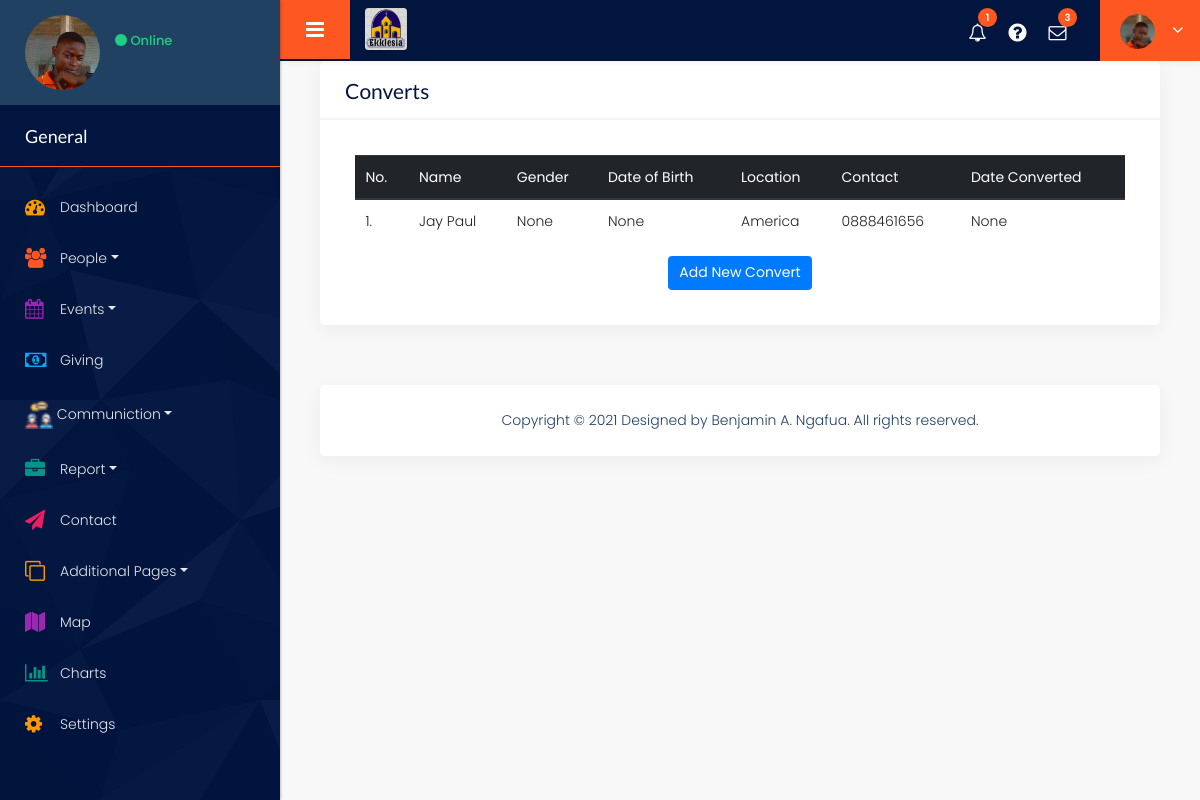
The app's page /convert, older data.
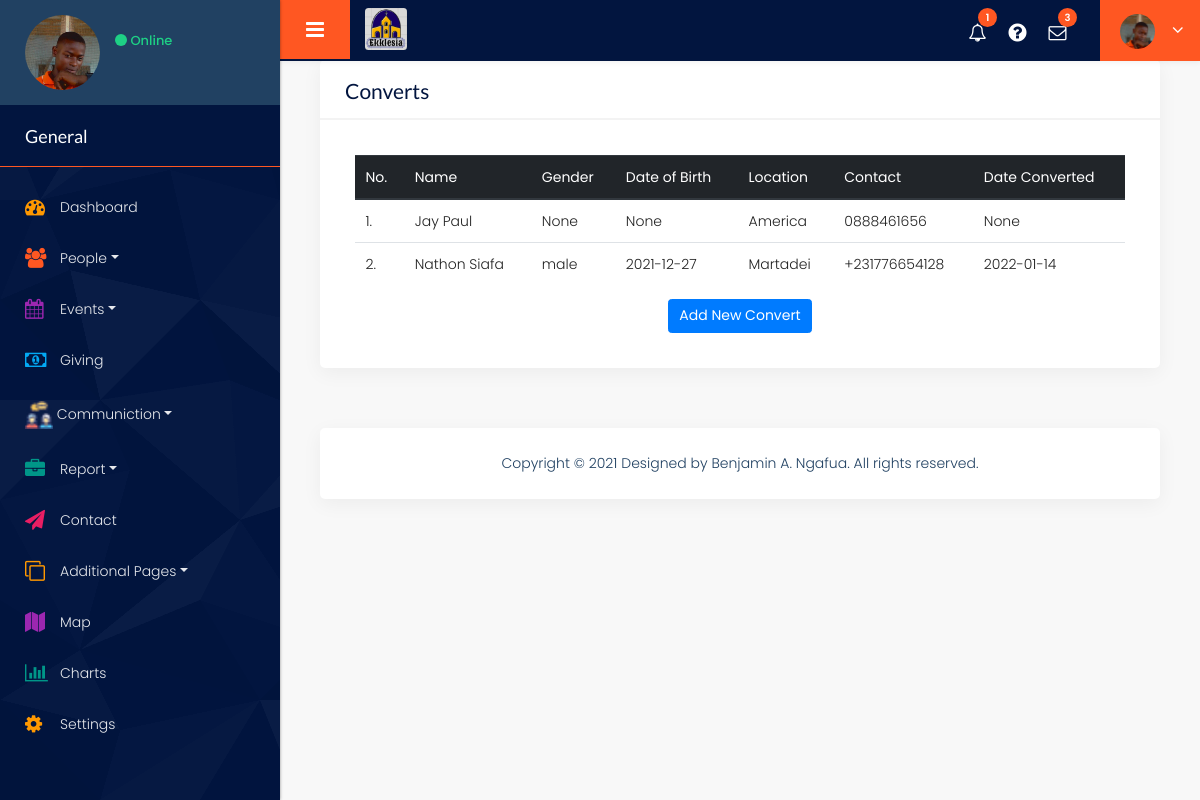
The same page, newer data.
### tables this page shows
CREATE TABLE new_convert (
        id INTEGER NOT NULL, 
        name VARCHAR(150), 
        contact VARCHAR(150), 
        location VARCHAR(150),  
        date_of_birth VARCHAR(150), 
        gender VARCHAR(150), 
        joined_date DATETIME, 
        PRIMARY KEY (id)
);

### churchAPP/views.py (the view)
@views.route("/convert")
def displayNewConverts():
    return convert()

### churchAPP/controller.py (called while the page is built)
def convert():
    convert = db.execute("SELECT * FROM new_convert ORDER BY joined_date")
    return render_template("new-convert.html", converts=convert)

### churchAPP/views.py (called while the page is built)
@views.app_context_processor
def notifyUpdate():
    notify = len(db.execute("SELECT * FROM offering;"))
    return  dict(notify=notify)

### churchAPP/templates/new-convert.html
{% extends "layout.html" %} {% block innerContaint %}
<div class="container-fluid">
    <div class="row">
        <div class="col-md-12">
            <div class="white_shd full margin_bottom_30">
                <div class="full graph_head">
                    <div class="heading1 margin_0">
                        <h2>Converts</h2>
                    </div>
                </div>
                <div class="table_section padding_infor_info">
                    <div class="table-responsive-sm">
                        <table class="table">
                            <thead class="thead-dark">
                                <tr>
                                    <th>No.</th>
                                    <th>Name</th>
                                    <th>Gender</th>
                                    <th>Date of Birth</th>
                                    <th>Location</th>
                                    <th>Contact</th>
                                    <th>Date Converted</th>
                                </tr>
                            </thead>
                            <tbody>
                                {% for convert in converts %}
                                <tr>
                                    <td>{{convert.id}}.</td>
                                    <td>{{convert.name}}</td>
                                    <td>{{convert.gender}}</td>
                                    <td>{{convert.date_of_birth}}</td>
                                    <td>{{convert.location}}</td>
                                    <td>{{convert.contact}}</td>
                                    <td>{{convert.joined_date}}</td>
                                </tr>
                                {% endfor %}
                            </tbody>
                        </table>
                        <div class="button_block center"><button type="button" class="btn cur-p btn-primary"><a href="/add-new-convert" id="a">Add New Convert</a></button></div>
                    </div>
                </div>
            </div>
        </div>
    </div>
</div>
{% endblock %}

### churchAPP/templates/layout.html (shortened to what this page needs)
<!DOCTYPE html>
<html lang="en">
<head>
    <link rel="stylesheet" href="{{url_for('static', filename='css/bootstrap.min.css')}}" />
    <link rel="stylesheet" href="{{url_for('static', filename='css/color_2.css')}}" />
    <link rel="stylesheet" href="{{url_for('static', filename='css/bootstrap-select.css')}}" />
    <link rel="stylesheet" href="{{url_for('static', filename='css/perfect-scrollbar.css')}}" />
    <link rel="stylesheet" href="{{url_for('static', filename='css/custom.css')}}" />
    <link rel="stylesheet" href="{{url_for('static', filename='css/semantic.min.css')}}" />
    <link rel="stylesheet" href="{{url_for('static', filename='css/jquery.fancybox.css')}}" />
    <link rel="stylesheet" href="{{url_for('static', filename='style.css')}}" />
    <link rel="stylesheet" href="{{url_for('static', filename='css/responsive.css')}}" />
</head>
<body class="dashboard dashboard_1">
    <div class="full_container">
        <div class="inner_container">
            <nav id="sidebar" id="bbg">
                <div class="sidebar_blog_1">
                    <div class="sidebar_user_info">
                        <div class="user_profle_side">
                            <div class="user_img"><img class="img-responsive" src="{{url_for('static', filename='images/layout_img/user_img.jpg')}}" alt="#" /></div>
                            <div class="user_info">
                                <p><span class="online_animation"></span> Online</p>
                            </div>
                        </div>
                    </div>
                </div>
                <div class="sidebar_blog_2">
                    <h4>General</h4>
                    <ul class="list-unstyled components">
                        <li class="active"><a href="/home"><i class="fa fa-dashboard yellow_color"></i> <span>Dashboard</span></a></li>
                        <li><a href="#element" data-toggle="collapse" aria-expanded="false" class="dropdown-toggle"><i class="fa fa-users orange_color"> </i> <span>People</span></a>
                        </li>
                        <li><a href="#events" data-toggle="collapse" aria-expanded="false" class="dropdown-toggle"><i class="fa fa-calendar purple_color2"></i> <span>Events</span></a>
                        </li>
                        <li><a href="/offering"><i class="fa fa-money blue2_color"></i> <span>Giving</span></a>
                        </li>
                        <li>
                            <a href="#apps" data-toggle="collapse" aria-expanded="false" class="dropdown-toggle"><img style="width: 2rem;" src="{{url_for('static', filename='images/layout_img/communication.png')}}" alt=""> <span>Communiction</span></a>
                        </li>
                        <li><a href="#report" data-toggle="collapse" aria-expanded="false" class="dropdown-toggle"><i class="fa fa-briefcase  green_color"></i> <span>Report</span></a>
                        </li>
                        <li>
                            <a href="/contact">
                                <i class="fa fa-paper-plane red_color"></i> <span>Contact</span></a>
                        </li>
                        <li class="active"><a href="#additional_page" data-toggle="collapse" aria-expanded="false" class="dropdown-toggle"><i class="fa fa-clone yellow_color"></i> <span>Additional Pages</span></a>
                        </li>
                        <li><a href="/map"><i class="fa fa-map purple_color2"></i> <span>Map</span></a></li>
                        <li><a href="/charts"><i class="fa fa-bar-chart-o green_color"></i> <span>Charts</span></a></li>
                        <li><a href="/settings"><i class="fa fa-cog yellow_color"></i> <span>Settings</span></a></li>
                    </ul>
                </div>
            </nav>
            <div id="content">
                <div class="topbar">
                    <nav class="navbar navbar-expand-lg navbar-light">
                        <div class="full">
                            <button type="button" id="sidebarCollapse" class="sidebar_toggle"><i class="fa fa-bars"></i></button>
                            <div class="logo_section">
                                <a href="/home"><img class="img-responsive rounded" src="{{url_for('static', filename='images/logo/logo.png')}}" alt="#" /></a>
                            </div>
                            <div class="right_topbar">
                                <div class="icon_info">
                                    <ul>
                                        <li title="notitifications"><a href="/notification"><i class="fa fa-bell-o"></i><span class="badge"  onclick="javascript:this.innerHTML = 0">{{notify}}</span></a></li>
                                        <li><a href="#"><i class="fa fa-question-circle"></i></a></li>
                                        <li><a href="#"><i class="fa fa-envelope-o"></i><span class="badge">3</span></a></li>
                                    </ul>
                                    <ul class="user_profile_dd">
                                        <li>
                                            <a class="dropdown-toggle" data-toggle="dropdown"><img class="img-responsive rounded-circle" src="{{url_for('static', filename='images/layout_img/user_img.jpg')}}" alt="#" /></a>
                                        </li>
                                    </ul>
                                </div>
                            </div>
                        </div>
                    </nav>
                </div>
                <div class="midde_cont">
                    {% block innerContaint %} {% endblock %}
                    <div class="container-fluid text-warning">
                        <div class="footer">
                            <p>Copyright © 2021 Designed by Benjamin A. Ngafua. All rights reserved.
                            </p>
                        </div>
                    </div>
                </div>
            </div>
        </div>
    </div>
</body>
</html>

### churchAPP/static/css/color_2.css (style rules this page uses)
.topbar .navbar { background: rgb(201, 199, 199); box-shadow: 0 2px 5px rgba(0, 0, 0, 0.05); }
.sidebar_user_info { background: rgb(201, 199, 199); }
.sidebar_toggle { background: #0971b8; }
.icon_info ul.user_profile_dd>li { background: #0971b8; }
.icon_info span.badge { background: #0971b8; }
.icon_info ul li a { color: #333; }
#sidebar h4 { background: #f3f3f3; color: #222; border-bottom: none; }
#sidebar { background: rgb(201, 199, 199); background-image: url("../images/layout_img/pattern_h.png"); }
#sidebar ul li a { color: #222; }

### churchAPP/static/css/perfect-scrollbar.css (style rules this page uses)
.ps { overflow: hidden !important; overflow-anchor: none; -ms-overflow-style: none; touch-action: auto; -ms-touch-action: auto; }

Row changes from the older to the newer data that the page shows:
added new_convert: id "2", name "Nathon Siafa", gender "male", date_of_birth "2021-12-27", location "Martadei", contact "+231776654128", joined_date "2022-01-14"
